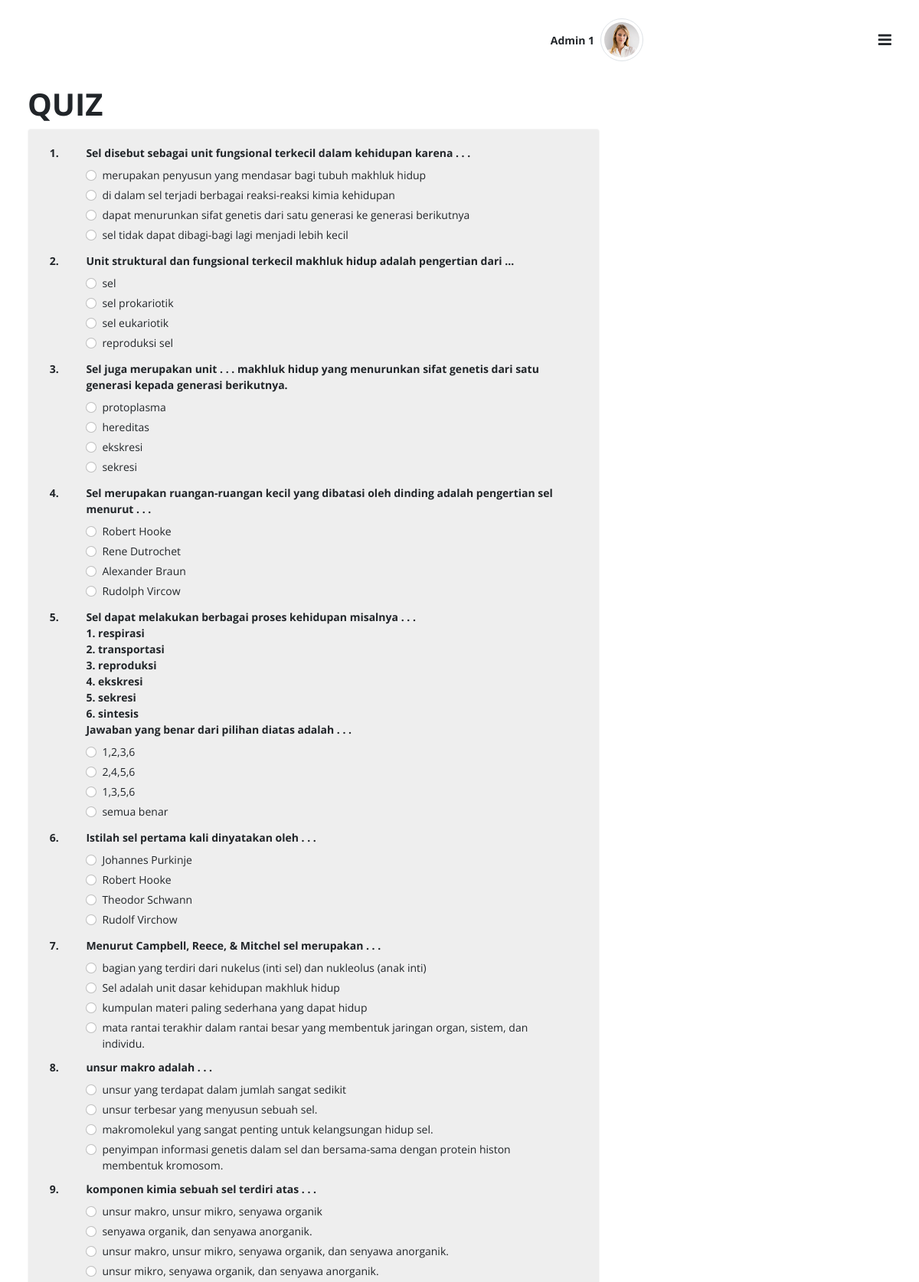
Screenshot of /student/quiz-e-learning.php (signed in, upper part) with the database file from the repository.
### tables this page shows
CREATE TABLE `module_question` (
  `id` int(10) NOT NULL,
  `module_id` int(10) NOT NULL,
  `question` mediumtext NOT NULL,
  `answer` int(10) NOT NULL
);

CREATE TABLE `module_question_choice` (
  `id` int(10) NOT NULL,
  `answer_desc` mediumtext NOT NULL,
  `question_id` int(10) NOT NULL
);

### student/quiz-e-learning.php (the view, shortened to what this page needs)
<?php
include('../config/db.php');
?>
<!doctype html>
<html class="no-js" lang="en" dir="ltr">
<head>
    <link rel="stylesheet" href="../node_modules/owl.carousel2/dist/assets/owl.carousel.min.css" />
    <link rel="stylesheet" href="../assets/css/e-learn.style.min.css">
</head>
<body>
    <div id="elearn-layout" class="theme-purple">
        <div class="main px-lg-4 px-md-4">
            <?php include('../layout/header.php'); ?>
            <div class="body d-flex py-lg-2 py-md-2">
                <div class="container-fluid">
                    <div class="">
                        <h1><strong>QUIZ</strong></h1>
                    </div>
                    <div class="row g-3 items-center">
                        <div class="col-lg-8 col-md-12 flex-column">
                            <div class="row row-deck g-3">
                                <div class="col-12 col-xl-12 col-lg-12">
                                    <div class="card mb-3 color-bg-200">
                                        <div class="card-body">
                                            <?php if(isset($quiz_done)) : ?>
                                                <h1>
                                                    ANDA SUDAH MENYELESAIKAN QUIZ
                                                </h1>
                                            <?php else : ?>
                                            <form action="../action/save-quiz-e-learning.php" method="POST">
                                                <div class="row align-items-center">
                                                    <?php
                                                    $no = 1;
                                                    $sql = "SELECT * FROM module";
                                                    $query = mysqli_query($conn, $sql);
                                                    $module = mysqli_fetch_all($query, MYSQLI_ASSOC);
                                                    foreach ($module as $key => $m) {
                                                        $sql = "SELECT * FROM module_question WHERE module_id = '{$m['id']}' ORDER BY RAND() LIMIT 7";
                                                        $query = mysqli_query($conn, $sql);
                                                        $question = mysqli_fetch_all($query, MYSQLI_ASSOC);
                                                        foreach ($question as $key => $q) {
                                                    ?>
                                                            <div class="row my-1">
                                                                <div class="col text-center">
                                                                    <strong><?php echo $no; ?>.</strong>
                                                                </div>
                                                                <div class="col-11">
                                                                    <strong><?php echo $q['question'] ?></strong>
                                                                </div>
                                                            </div>
                                                            <div class="row my-1">
                                                                <div class="col-11 offset-1">
                                                                    <?php
                                                                    $sql = "SELECT * FROM module_question_choice WHERE question_id = '{$q['id']}'";
                                                                    $query = mysqli_query($conn, $sql);
                                                                    $answer = mysqli_fetch_all($query, MYSQLI_ASSOC);
                                                                    foreach ($answer as $key => $a) { ?>
                                                                        <div class="form-check">
                                                                            <input class="form-check-input" type="radio" name="question<?php echo $q['id'] ?>" value="<?php echo $a['id'] ?>" required>
                                                                            <label class="form-check-label" for="tipeguru1"><?php echo $a['answer_desc'] ?></label>
                                                                        </div>
                                                                    <?php }
                                                                    ?>
                                                                </div>
                                                            </div>
                                                    <?php $no++;
                                                        }
                                                    }
                                                    ?>
                                                </div>
                                            </form>
                                            <?php endif?>
                                        </div>
                                    </div>
                                </div>
                            </div>
                        </div>
                    </div>
                </div>
            </div>
        </div>
    </div>
</body>
</html>

### rows the page displays
module_question: question "Sel disebut sebagai unit fungsional terkecil dalam kehidupan karena . . ."
module_question_choice: answer_desc "merupakan penyusun yang mendasar bagi tubuh makhluk hidup"
module_question_choice: answer_desc "di dalam sel terjadi berbagai reaksi-reaksi kimia kehidupan"
module_question_choice: answer_desc "dapat menurunkan sifat genetis dari satu generasi ke generasi berikutnya"
module_question_choice: answer_desc "sel tidak dapat dibagi-bagi lagi menjadi lebih kecil"
module_question: question "Unit struktural dan fungsional terkecil makhluk hidup adalah pengertian dari ..."
module_question_choice: answer_desc "sel"
module_question_choice: answer_desc "sel prokariotik"
module_question_choice: answer_desc "sel eukariotik"
module_question_choice: answer_desc "reproduksi sel"
module_question: question "Sel juga merupakan unit . . . makhluk hidup yang menurunkan sifat genetis dari satu generasi kepada generasi berikutnya."
module_question_choice: answer_desc "protoplasma"
module_question_choice: answer_desc "hereditas"
module_question_choice: answer_desc "ekskresi"
module_question_choice: answer_desc "sekresi"
module_question: question "Sel merupakan ruangan-ruangan kecil yang dibatasi oleh dinding adalah pengertian sel menurut . . ."
module_question_choice: answer_desc "Robert Hooke"
module_question_choice: answer_desc "Rene Dutrochet"
module_question_choice: answer_desc "Alexander Braun"
module_question_choice: answer_desc "Rudolph Vircow"
module_question: question "Sel dapat melakukan berbagai proses kehidupan misalnya . . . 1. respirasi 2. transportasi 3. reproduksi 4. ekskresi 5. sekresi 6. sintesis Jawaban yang benar dari pilihan diatas adalah . . ."
module_question_choice: answer_desc "1,2,3,6"
module_question_choice: answer_desc "2,4,5,6"
module_question_choice: answer_desc "1,3,5,6"
module_question_choice: answer_desc "semua benar"
module_question: question "Istilah sel pertama kali dinyatakan oleh . . ."
module_question_choice: answer_desc "Johannes Purkinje"
module_question_choice: answer_desc "Robert Hooke"
module_question_choice: answer_desc "Theodor Schwann"
module_question_choice: answer_desc "Rudolf Virchow"
module_question: question "Menurut Campbell, Reece, & Mitchel sel merupakan . . ."
module_question_choice: answer_desc "bagian yang terdiri dari nukelus (inti sel) dan nukleolus (anak inti)"
module_question_choice: answer_desc "Sel adalah unit dasar kehidupan makhluk hidup"
module_question_choice: answer_desc "kumpulan materi paling sederhana yang dapat hidup"
module_question_choice: answer_desc "mata rantai terakhir dalam rantai besar yang membentuk jaringan organ, sistem, dan individu."
module_question: question "unsur makro adalah . . ."
module_question_choice: answer_desc "unsur yang terdapat dalam jumlah sangat sedikit"
module_question_choice: answer_desc "unsur terbesar yang menyusun sebuah sel."
module_question_choice: answer_desc "makromolekul yang sangat penting untuk kelangsungan hidup sel."
module_question_choice: answer_desc "penyimpan informasi genetis dalam sel dan bersama-sama dengan protein histon membentuk kromosom."
module_question: question "komponen kimia sebuah sel terdiri atas . . ."
module_question_choice: answer_desc "unsur makro, unsur mikro, senyawa organik"
module_question_choice: answer_desc "senyawa organik, dan senyawa anorganik."
module_question_choice: answer_desc "unsur makro, unsur mikro, senyawa organik, dan senyawa anorganik."
module_question_choice: answer_desc "unsur mikro, senyawa organik, dan senyawa anorganik."

### other values shown
$_SESSION['name'] "Admin 1"
